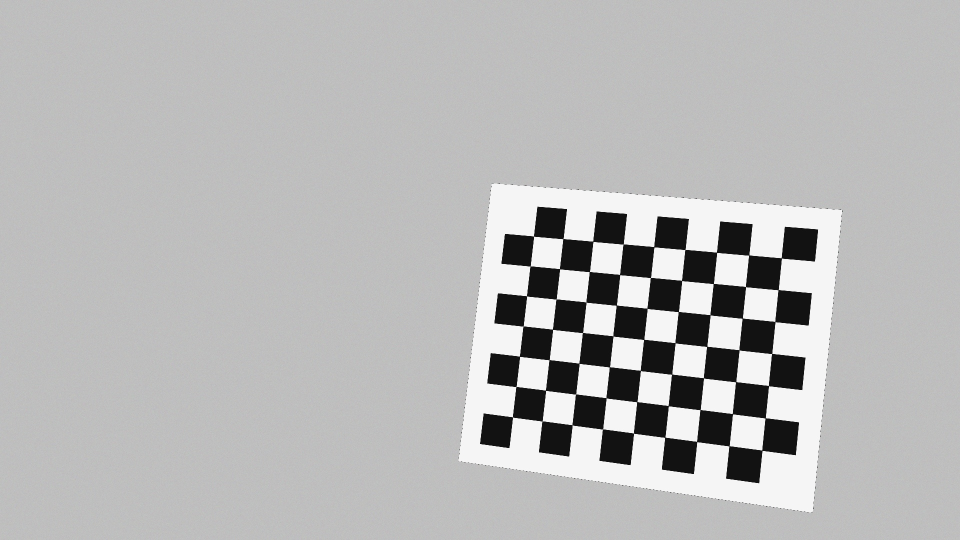
#> input picture calibration/images/calib_001.jpg, 1920 x 1080 px (shown at 1/2 size); its folder holds 4 pictures in this run
$ python calibrate.py
#> lines starting #> are read from the running program, lines starting #| are printed output that depends on the picture; after the words box and inside, x2 and y2 are one past the last pixel; in counts of white or black regions, pixels touching at a corner belong together
### calibration/calibrator.py
"""Camera calibration solver, error evaluator, parameter persistence, and undistortion."""

import json
from dataclasses import dataclass
from datetime import datetime
from pathlib import Path
from typing import Dict, List, Optional, Tuple, Union
import cv2
import numpy as np

from .board import CheckerboardDetector
from .config import CalibrationConfig


@dataclass
class CameraParameters:
    """Container for calibrated intrinsic camera parameters."""

    camera_matrix: np.ndarray  # 3x3 K matrix
    distortion_coefficients: np.ndarray  # 1x5 or 1x8 D vector
    image_width: int
    image_height: int
    reprojection_error_px: float
    image_count: int
    grid_inner_corners: List[int]
    square_size_mm: float
    timestamp: str

    # [54 lines left out: functions to_dict, save_json, load_json, not called in this run]


class CameraCalibrator:
    """Core calibration processor managing image ingestion, optimization, and error auditing."""

    def __init__(self, config: Optional[CalibrationConfig] = None):
        self.config = config or CalibrationConfig()
        self.detector = CheckerboardDetector(self.config)
        self.object_points: List[np.ndarray] = []
        self.image_points: List[np.ndarray] = []
        self.valid_image_paths: List[Path] = []
        self.failed_image_paths: List[Path] = []
        self.image_shape: Optional[Tuple[int, int]] = None
        self.parameters: Optional[CameraParameters] = None
        self.per_image_errors: List[Dict[str, Union[str, float]]] = []

    def process_image(self, image_path: Union[str, Path]) -> Tuple[bool, Optional[np.ndarray]]:
        """Processes a single calibration image."""
        path = Path(image_path)
        image = cv2.imread(str(path))
#> image is the input picture: shape (1080, 1920, 3); mean B, G, R 183.5, 183.5, 183.5
        if image is None:
            self.failed_image_paths.append(path)
            return False, None

        h, w = image.shape[:2]
#> h = 1080; w = 1920
        if self.image_shape is None:
            self.image_shape = (w, h)
#> self.image_shape = (1920, 1080)
        elif self.image_shape != (w, h):
            raise ValueError(
                f"Image resolution mismatch: {path.name} is {w}x{h}, expected {self.image_shape[0]}x{self.image_shape[1]}"
            )

        found, corners, _ = self.detector.detect_corners(image)
#> in detect_corners, `found, corners = cv2.findChessboardCorners(gray, self.grid_size, flags)`: found = True; corners = 63 rows, first 8: [1067.5, 472.6], [1126.3, 477.7], [1186.4, 483.1], [1246.7, 488.5], [1308.3, 494], [1370.4, 499.5], [1433.6, 505], [1498, 510.6]
#> in detect_corners, `refined_corners = cv2.cornerSubPix( gray, corners, winSize=self.config..`: refined_corners = 63 rows, first 8: [1067.6, 472.7], [1126.5, 477.7], [1186.2, 483], [1246.6, 488.5], [1308.1, 493.9], [1370.5, 499.5], [1433.7, 505], [1497.9, 510.5]
#> found = True; corners has the same summary as refined_corners in detect_corners
        if found and corners is not None:
            self.object_points.append(self.detector.generate_object_points())
            self.image_points.append(corners)
            self.valid_image_paths.append(path)
            annotated = self.detector.draw_corners(image, corners)
#> in draw_corners, `cv2.drawChessboardCorners(annotated, self.grid_size, corners, True)`:
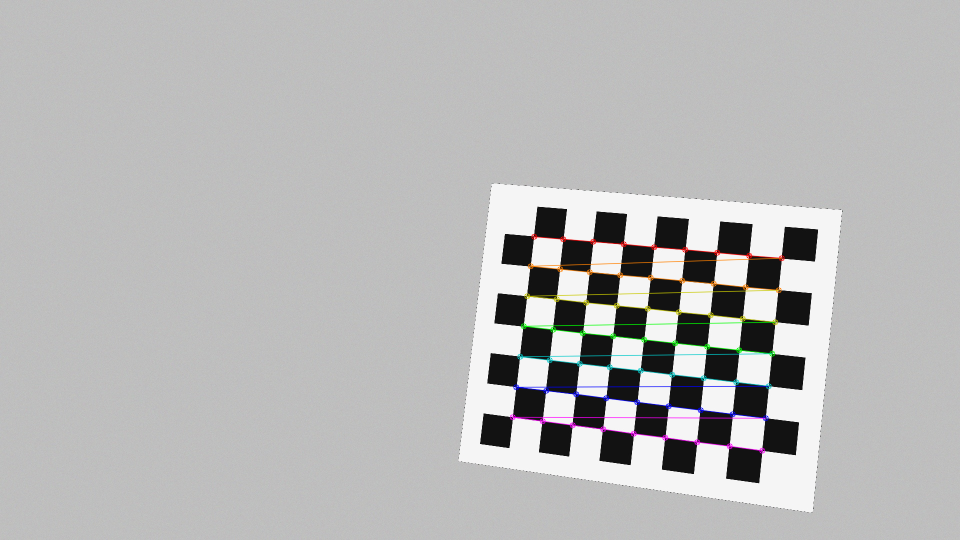
#> annotated: shape (1080, 1920, 3) (shown at 1/2 size); 1.18% of pixels changed, all inside (x1, y1, x2, y2) = (1019, 467, 1570, 908)
            return True, annotated

        self.failed_image_paths.append(path)
        return False, None

    def process_directory(
        self, directory_path: Union[str, Path], extensions: Tuple[str, ...] = (".jpg", ".jpeg", ".png")
    ) -> Dict[str, int]:
        """Scans a directory and processes all calibration images."""
        dir_path = Path(directory_path)
        if not dir_path.exists():
            raise FileNotFoundError(f"Calibration image directory not found: {dir_path}")

        image_files = sorted(
            [p for p in dir_path.iterdir() if p.suffix.lower() in extensions]
        )

        for img_path in image_files:
            self.process_image(img_path)
#> pass 2 of the loop in process_directory, `for img_path in image_files:`:
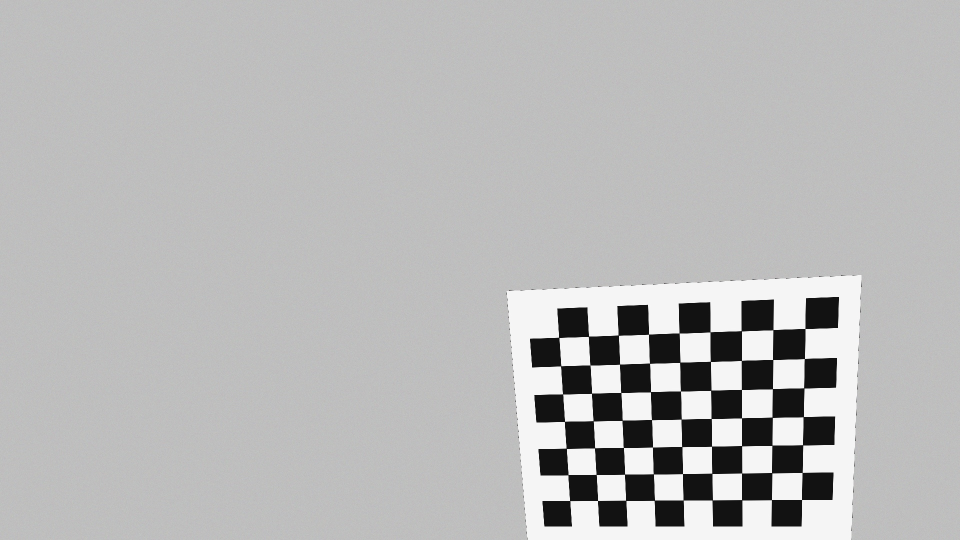
#> input picture calibration/images/calib_002.jpg, 1920 x 1080 px (shown at 1/2 size)
#> in process_image, image is the input picture: shape (1080, 1920, 3); mean B, G, R 184.3, 184.4, 184.4
#> in detect_corners (call 2), `found, corners = cv2.findChessboardCorners(gray, self.grid_size, flags)`: corners = 63 rows, first 8: [1603.6, 999.5], [1543.4, 999.7], [1483.7, 999.9], [1424.8, 1000.5], [1366.6, 1000.5], [1309.1, 1000.9], [1252.2, 1001.4], [1195.6, 1001.5]
#> refined_corners = 63 rows, first 8: [1603.5, 999.5], [1543.4, 999.7], [1483.8, 1000.1], [1424.9, 1000.4], [1366.7, 1000.5], [1309.2, 1000.8], [1251.9, 1001.2], [1195.4, 1001.5]
#> in process_image (call 2), `found, corners, _ = self.detector.detect_corners(image)`: corners has the same summary as refined_corners in detect_corners
#> in draw_corners (call 2), `cv2.drawChessboardCorners(annotated, self.grid_size, corners, True)`:
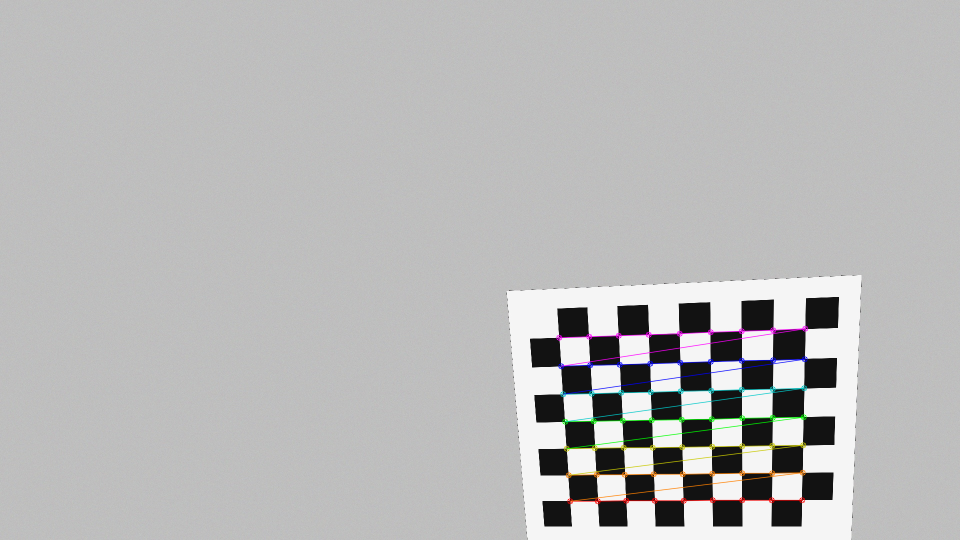
#> annotated: shape (1080, 1920, 3) (shown at 1/2 size); 1.14% of pixels changed, all inside (x1, y1, x2, y2) = (1112, 651, 1617, 1009)

        return {
            "total_found": len(image_files),
            "valid_detections": len(self.valid_image_paths),
            "failed_detections": len(self.failed_image_paths),
        }

    # [95 lines left out: functions calibrate, undistort_image, not called in this run]

### calibration/board.py
"""Checkerboard corner detection and sub-pixel refinement module."""

from typing import Optional, Tuple
import cv2
import numpy as np
from .config import CalibrationConfig


class CheckerboardDetector:
    """Robust checkerboard corner detector with sub-pixel refinement."""

    def __init__(self, config: Optional[CalibrationConfig] = None):
        self.config = config or CalibrationConfig()
        self.grid_size = self.config.grid_size
        self.square_size_mm = self.config.square_size_mm

    def generate_object_points(self) -> np.ndarray:
        """Generates 3D coordinates of inner corners in physical world frame (mm).

        Assumes the planar board lies on Z = 0: (0,0,0), (25,0,0), (50,0,0)...
        Returns:
            np.ndarray: Float32 array of shape (N, 3), where N = cols * rows.
        """
        cols, rows = self.grid_size
        objp = np.zeros((cols * rows, 3), np.float32)
        objp[:, :2] = np.mgrid[0:cols, 0:rows].T.reshape(-1, 2)
        objp *= self.square_size_mm
        return objp

    def detect_corners(
        self, image: np.ndarray
    ) -> Tuple[bool, Optional[np.ndarray], Optional[np.ndarray]]:
        """Detects checkerboard inner corners with sub-pixel optimization.

        Args:
            image: BGR or Grayscale input image.

        Returns:
            Tuple of:
                - bool: True if all inner corners were detected successfully.
                - np.ndarray or None: Sub-pixel refined 2D corners of shape (N, 1, 2).
                - np.ndarray or None: Grayscale image used for detection.
        """
        if len(image.shape) == 3:
            gray = cv2.cvtColor(image, cv2.COLOR_BGR2GRAY)
        else:
            gray = image.copy()

        flags = (
            cv2.CALIB_CB_ADAPTIVE_THRESH
            + cv2.CALIB_CB_NORMALIZE_IMAGE
            + cv2.CALIB_CB_FAST_CHECK
        )

        found, corners = cv2.findChessboardCorners(gray, self.grid_size, flags)

        if not found or corners is None:
            return False, None, gray

        # Sub-pixel refinement
        refined_corners = cv2.cornerSubPix(
            gray,
            corners,
            winSize=self.config.subpix_win_size,
            zeroZone=self.config.subpix_zero_zone,
            criteria=self.config.subpix_criteria,
        )

        return True, refined_corners, gray

    def draw_corners(self, image: np.ndarray, corners: np.ndarray) -> np.ndarray:
        """Overlays detected corner markers and index connectivity lines on image."""
        annotated = image.copy()
        cv2.drawChessboardCorners(annotated, self.grid_size, corners, True)
        return annotated

### calibration/config.py
"""Configuration and parameters for camera calibration."""

from dataclasses import dataclass, asdict
from typing import Tuple
import cv2


@dataclass(frozen=True)
class CalibrationConfig:
    """Rigid configuration parameters for checkerboard camera calibration."""

    # Grid inner corners (number of internal vertices, not squares)
    grid_cols: int = 9
    grid_rows: int = 7

    # Physical dimensions of each square in millimetres
    square_size_mm: float = 25.0

    # Sub-pixel corner refinement search window half-size
    subpix_win_size: Tuple[int, int] = (11, 11)
    subpix_zero_zone: Tuple[int, int] = (-1, -1)

    # Sub-pixel termination criteria: 30 iterations or eps < 0.001 px
    max_subpix_iters: int = 30
    subpix_eps: float = 0.001

    # Calibration solver flags (0 for standard 5-param Brown-Conrady: k1, k2, p1, p2, k3)
    calibration_flags: int = 0

    # Maximum acceptable Mean Reprojection Error in pixels
    max_acceptable_mre_px: float = 0.50

    # Minimum required valid calibration image count (Assessment mandate: >= 20)
    min_required_images: int = 20

    @property
    def grid_size(self) -> Tuple[int, int]:
        """Returns (cols, rows) tuple representing inner corners."""
        return self.grid_cols, self.grid_rows

    @property
    def subpix_criteria(self) -> Tuple[int, int, float]:
        """Returns OpenCV termination criteria tuple."""
        return (
            cv2.TERM_CRITERIA_EPS + cv2.TERM_CRITERIA_MAX_ITER,
            self.max_subpix_iters,
            self.subpix_eps,
        )

    # [5 lines left out: function to_dict, not called in this run]

### calibration/calibrate.py
#!/usr/bin/env python3
"""CLI entry point for Camera Calibration & Optical Undistortion Verification."""

import argparse
from pathlib import Path
import sys

# Ensure repository root is on sys.path
REPO_ROOT = Path(__file__).resolve().parent.parent
if str(REPO_ROOT) not in sys.path:
    sys.path.insert(0, str(REPO_ROOT))

import cv2
import numpy as np

from calibration.config import CalibrationConfig
from calibration.calibrator import CameraCalibrator
from calibration.visualize import (
    generate_undistortion_comparison,
    plot_reprojection_errors,
)
from calibration.synthetic_generator import SyntheticCalibrationGenerator


def parse_args():
    parser = argparse.ArgumentParser(
        description="Industrial Camera Calibration & Lens Undistortion Tool (OpenCV)"
    )
    parser.add_argument(
        "--images_dir",
        type=str,
        default="calibration/images",
        help="Path to folder containing checkerboard images (>=20 images required).",
    )
    parser.add_argument(
        "--grid_cols",
        type=int,
        default=9,
        help="Number of inner corners horizontally (default: 9).",
    )
    parser.add_argument(
        "--grid_rows",
        type=int,
        default=7,
        help="Number of inner corners vertically (default: 7).",
    )
    parser.add_argument(
        "--square_size_mm",
        type=float,
        default=25.0,
        help="Physical dimension of each square in millimeters (default: 25.0).",
    )
    parser.add_argument(
        "--output",
        type=str,
        default="calibration/camera_params.json",
        help="Path to save calibrated camera parameters JSON.",
    )
    parser.add_argument(
        "--diagnostics_dir",
        type=str,
        default="calibration/diagnostics",
        help="Directory to save visual diagnostics, error plots, and comparison images.",
    )
    parser.add_argument(
        "--generate_synthetic",
        action="store_true",
        help="Generate synthetic calibration images if images_dir is empty or missing.",
    )
    return parser.parse_args()


def main():
    args = parse_args()
    images_path = Path(args.images_dir)
    diag_path = Path(args.diagnostics_dir)
    diag_path.mkdir(parents=True, exist_ok=True)

    print("=" * 72)
    print("      Measure-It: Precision Camera Calibration & Undistortion       ")
    print("=" * 72)

    # Check if images directory has images or needs generation
    existing_images = (
        list(images_path.glob("*.jpg"))
        + list(images_path.glob("*.png"))
        + list(images_path.glob("*.jpeg"))
        if images_path.exists()
        else []
    )

    if len(existing_images) < 20:
        if args.generate_synthetic or len(existing_images) == 0:
            print(f"[*] Calibration images count is {len(existing_images)} (<20 required).")
            print("[*] Generating 25 high-fidelity physical camera simulation frames...")
            sim = SyntheticCalibrationGenerator(
                grid_cols=args.grid_cols,
                grid_rows=args.grid_rows,
                square_size_mm=args.square_size_mm,
            )
            sim.generate_calibration_dataset(output_dir=images_path, num_images=25)
            print(f"[+] 25 calibration frames generated successfully in: {images_path}")
        else:
            print(
                f"[!] Warning: Only {len(existing_images)} images found in {images_path}. Assessment requires >= 20."
            )

    config = CalibrationConfig(
        grid_cols=args.grid_cols,
        grid_rows=args.grid_rows,
        square_size_mm=args.square_size_mm,
    )

    calibrator = CameraCalibrator(config)
    print(f"\n[*] Scanning calibration directory: {images_path}")
    print(f"[*] Target pattern: {config.grid_cols}x{config.grid_rows} inner corners, {config.square_size_mm} mm square size")

    stats = calibrator.process_directory(images_path)
    print(f"[*] Processed {stats['total_found']} images: {stats['valid_detections']} valid detections, {stats['failed_detections']} failed.")

    if stats["valid_detections"] < config.min_required_images:
        print(f"[!] Error: Need at least {config.min_required_images} valid detections, but only got {stats['valid_detections']}.")
#> (the run stopped early here; a loop or call above may not have finished)
